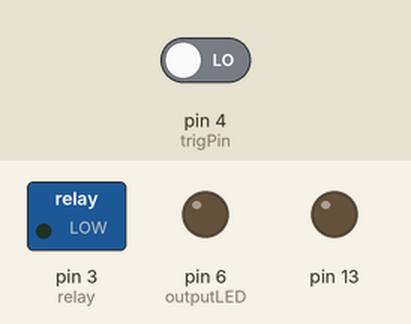
Simulated run of this sketch. Board: Arduino Uno, built with avr-gcc and run on an emulated ATmega328P. Shown: switched loads named in the sketch (green lamp = pin HIGH), output pins drawn as LEDs (lit = HIGH). The test bench sets the inputs (shaded band); at power-on: pin 4 (trigPin) LOW.

Above: at 1.8 s.
1.9 s: pin 4 (trigPin) driven HIGH
At 2.15 s:
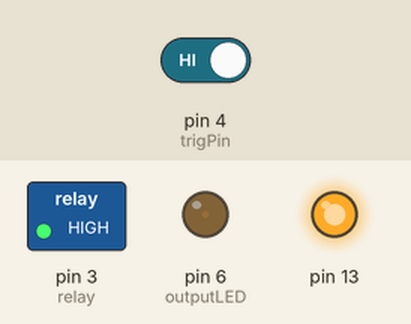
At 2.67 s:
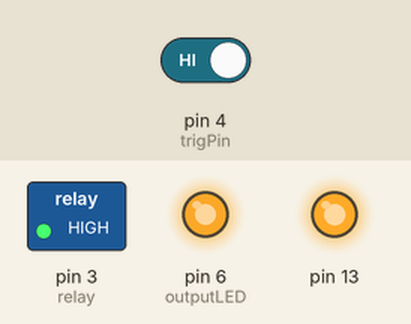
Timing chart, 0 to 49.9 s (numbered marks = the images above; inputs shaded):
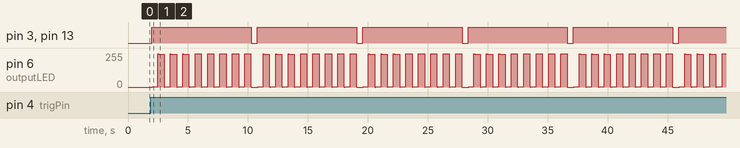

Measured:
- after the input at 1.9 s, pin 3 (relay), pin 13: alternates HIGH for 8.3 s and LOW for 0.50 s, starting after 0.10 s; pin 6 (outputLED): 0/255 → 3/255 after 0.14 s, then moves between 0/255 and 249/255, repeating every 8.8 s

The sketch:

Door_Relay_PIR.ino
```cpp
int relay = 3;
int outputLED = 6;
// defines pins numbers
const int trigPin = 4;
// defines variables
long duration;
long dist;
long distance;


void setup() {

  pinMode(outputLED, OUTPUT);
  pinMode(13, OUTPUT);
  pinMode(trigPin, INPUT);

  // Relay output pin
  pinMode(relay, OUTPUT);
}


void LEDstrobe() {
  long t = 0;
  while (t < 8000) {
    analogWrite(outputLED, 125 - 125 * cos(2.0 * 3.14 * t / 1000.0));
    //analogWrite(outputLED,324+t*1000/700);
    delay(5);
    t = t + 5;
  }
  analogWrite(outputLED, 0);
}

void loop() {
  // put your main code here, to run repeatedly:
  digitalWrite(13, LOW);


  if (digitalRead(trigPin) == HIGH) {
    digitalWrite(relay, HIGH);
    digitalWrite(13, HIGH);
    LEDstrobe();
    digitalWrite(relay, LOW);
    digitalWrite(13, LOW);
  }


  delay(500);
}
```
